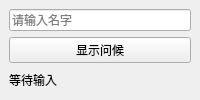
<ui version="4.0"><class>Form</class><widget class="QMainWindow" name="Form"><property name="windowTitle"><string>Designer 示例</string></property><widget class="QWidget" name="centralwidget"><layout class="QVBoxLayout" name="verticalLayout"><item><widget class="QLineEdit" name="nameEdit"><property name="placeholderText"><string>请输入名字</string></property></widget></item><item><widget class="QPushButton" name="runButton"><property name="text"><string>显示问候</string></property></widget></item><item><widget class="QLabel" name="resultLabel"><property name="text"><string>等待输入</string></property></widget></item></layout></widget></widget><resources/><connections/></ui>
